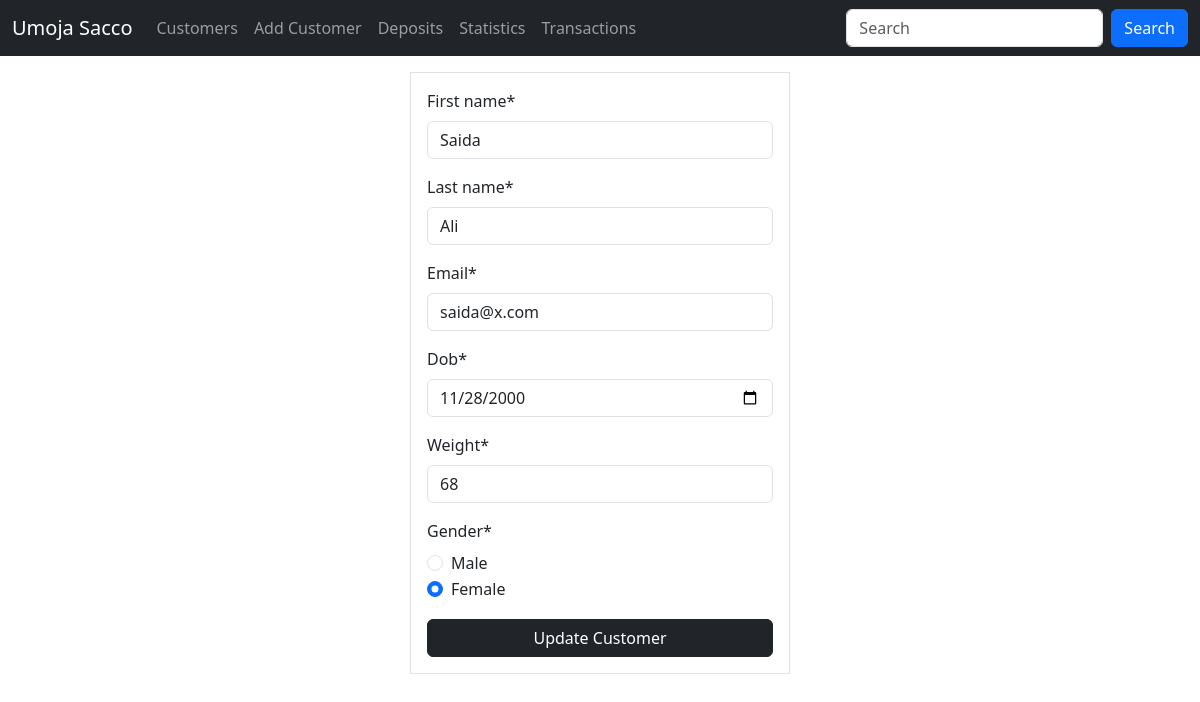
The app's page /customer/update/1 (signed in) with its own data.
### sacco/models.py (models this page shows, shortened)
class Customer(models.Model):
    first_name = models.CharField(max_length=30)
    last_name = models.CharField(max_length=30)
    email = models.EmailField(unique=True)
    dob = models.DateField()
    gender = models.CharField(max_length=10)
    weight = models.IntegerField(default=0)
    created_at = models.DateTimeField(auto_now_add=True)
    updated_at = models.DateTimeField(auto_now=True)
    class Meta:
        db_table = 'customers'

### sacco/views.py (the view)
# urls.py: path('customer/update/<int:customer_id>', views.update_customer, name='update_customer'),
@login_required
@permission_required("sacco.change_customer", raise_exception=True)
def update_customer(request, customer_id ):
    customer = get_object_or_404(Customer, id=customer_id)
    if request.method == "POST":
        form = CustomerForm(request.POST, instance=customer)
        if form.is_valid():
            form.save()
            return redirect('customers')
    else:
        form = CustomerForm(instance=customer)
    return render(request, 'customer_update_form.html', {"form": form})

### sacco/app_forms.py
class CustomerForm(forms.ModelForm):
    gender = forms.ChoiceField(choices=GENDER_CHOICES, widget=forms.RadioSelect)
    class Meta:
        model = Customer
        fields = ['first_name', 'last_name', 'email', 'dob', 'weight', 'gender']
        widgets = {
            'dob': forms.DateInput(attrs={ 'type': 'date', 'min': '1980-01-01', 'max': '2005-12-31' }),
            'weight': forms.NumberInput(attrs={ 'type': 'number', 'min': '35', 'max': '100' }),
            'gender': forms.Select(choices=GENDER_CHOICES),
        }

### templates/customer_update_form.html (shortened to what this page needs)
{% extends 'master.html' %}
{% load crispy_forms_filters %}
{% block content %}
    <div class="container">
        <div class="row justify-content-center">
            <div class="col-sm-4 border px-3 py-3 mt-3">
                <form action=" " method="post">
                    {{ form | crispy}}
                    <button class="btn btn-dark w-100"> Update Customer</button>
                </form>
            </div>
        </div>
    </div>
{% endblock %}

### templates/master.html (style rules this page uses)
legend { font-size: 1rem; }

### records on screen
Customer: first_name "Saida", last_name "Ali", email "saida@x.com", dob "11/28/2000", weight "68", gender "☐ Male ☑ Female"
